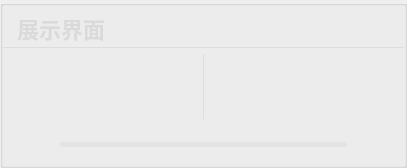
          <widget class="QGroupBox" name="groupBox_201">
           <property name="styleSheet">
            <string notr="true">#groupBox_201{
background-color: rgba(95, 95, 95, 200);
border: 0px solid #42adff;
border-left: 1px solid rgba(200, 200, 200,100);
border-right: 0px solid rgba(29, 83, 185, 255);
border-radius:0px;}</string>
           </property>
           <property name="title">
            <string/>
           </property>
           <layout class="QVBoxLayout" name="verticalLayout_4" stretch="0,1,0">
            <property name="leftMargin">
             <number>0</number>
            </property>
            <property name="topMargin">
             <number>0</number>
            </property>
            <property name="rightMargin">
             <number>0</number>
            </property>
            <property name="bottomMargin">
             <number>0</number>
            </property>
            <item>
             <widget class="QGroupBox" name="groupBox_3">
              <property name="minimumSize">
               <size>
                <width>0</width>
                <height>42</height>
               </size>
              </property>
              <property name="maximumSize">
               <size>
                <width>16777215</width>
                <height>42</height>
               </size>
              </property>
              <property name="styleSheet">
               <string notr="true">#groupBox_3{
border: 0px solid #42adff;
border-bottom: 1px solid rgba(200, 200, 200,100);
border-radius:0px;}</string>
              </property>
              <property name="title">
               <string/>
              </property>
              <layout class="QHBoxLayout" name="horizontalLayout_6">
               <property name="leftMargin">
                <number>11</number>
               </property>
               <property name="topMargin">
                <number>0</number>
               </property>
               <property name="rightMargin">
                <number>11</number>
               </property>
               <property name="bottomMargin">
                <number>0</number>
               </property>
               <item>
                <widget class="QLabel" name="label_6">
                 <property name="minimumSize">
                  <size>
                   <width>0</width>
                   <height>0</height>
                  </size>
                 </property>
                 <property name="maximumSize">
                  <size>
                   <width>16777215</width>
                   <height>40</height>
                  </size>
                 </property>
                 <property name="styleSheet">
                  <string notr="true">QLabel
{
	font-size: 22px;
	font-family: &quot;Microsoft YaHei&quot;;
	font-weight: bold;
 		border-radius:9px;
		background:rgba(66, 195, 255, 0);
color: rgb(218, 218, 218);
}
</string>
                 </property>
                 <property name="text">
                  <string>展示界面</string>
                 </property>
                </widget>
               </item>
               <item>
                <spacer name="horizontalSpacer_14">
                 <property name="orientation">
                  <enum>Qt::Horizontal</enum>
                 </property>
                 <property name="sizeHint" stdset="0">
                  <size>
                   <width>40</width>
                   <height>20</height>
                  </size>
                 </property>
                </spacer>
               </item>
               <item>
                <widget class="QLabel" name="fps_label">
                 <property name="minimumSize">
                  <size>
                   <width>100</width>
                   <height>40</height>
                  </size>
                 </property>
                 <property name="maximumSize">
                  <size>
                   <width>100</width>
                   <height>40</height>
                  </size>
                 </property>
                 <property name="styleSheet">
                  <string notr="true">QLabel
{
	font-size: 20px;
	font-family: &quot;Microsoft YaHei&quot;;
	font-weight: bold;
 		border-radius:9px;
		background:rgba(66, 195, 255, 0);
color: rgb(218, 218, 218);
}
</string>
                 </property>
                 <property name="text">
                  <string/>
                 </property>
                 <property name="alignment">
                  <set>Qt::AlignCenter</set>
                 </property>
                </widget>
               </item>
              </layout>
             </widget>
            </item>
            <item>
             <widget class="QSplitter" name="splitter">
              <property name="enabled">
               <bool>true</bool>
              </property>
              <property name="styleSheet">
               <string notr="true">#splitter::handle{background: 1px solid  rgba(200, 200, 200,100);}</string>
              </property>
              <property name="frameShape">
               <enum>QFrame::NoFrame</enum>
              </property>
              <property name="lineWidth">
               <number>10</number>
              </property>
              <property name="orientation">
               <enum>Qt::Horizontal</enum>
              </property>
              <property name="handleWidth">
               <number>1</number>
              </property>
              <widget class="Label_click_Mouse" name="raw_video">
               <property name="enabled">
                <bool>true</bool>
               </property>
               <property name="sizePolicy">
                <sizepolicy hsizetype="Ignored" vsizetype="Ignored">
                 <horstretch>0</horstretch>
                 <verstretch>0</verstretch>
                </sizepolicy>
               </property>
               <property name="minimumSize">
                <size>
                 <width>200</width>
                 <height>0</height>
                </size>
               </property>
               <property name="font">
                <font>
                 <family>微软雅黑</family>
                 <pointsize>36</pointsize>
                </font>
               </property>
               <property name="cursor">
                <cursorShape>ArrowCursor</cursorShape>
               </property>
               <property name="styleSheet">
                <string notr="true">color: rgb(218, 218, 218);
</string>
               </property>
               <property name="text">
                <string/>
               </property>
               <property name="scaledContents">
                <bool>false</bool>
               </property>
               <property name="alignment">
                <set>Qt::AlignCenter</set>
               </property>
              </widget>
              <widget class="Label_click_Mouse" name="out_video">
               <property name="enabled">
                <bool>true</bool>
               </property>
               <property name="sizePolicy">
                <sizepolicy hsizetype="Ignored" vsizetype="Ignored">
                 <horstretch>0</horstretch>
                 <verstretch>0</verstretch>
                </sizepolicy>
               </property>
               <property name="minimumSize">
                <size>
                 <width>200</width>
                 <height>0</height>
                </size>
               </property>
               <property name="font">
                <font>
                 <family>微软雅黑</family>
                 <pointsize>36</pointsize>
                </font>
               </property>
               <property name="cursor">
                <cursorShape>ArrowCursor</cursorShape>
               </property>
               <property name="styleSheet">
                <string notr="true">color: rgb(218, 218, 218);
</string>
               </property>
               <property name="text">
                <string/>
               </property>
               <property name="scaledContents">
                <bool>false</bool>
               </property>
               <property name="alignment">
                <set>Qt::AlignCenter</set>
               </property>
              </widget>
             </widget>
            </item>
            <item>
             <layout class="QHBoxLayout" name="horizontalLayout_12">
              <property name="leftMargin">
               <number>11</number>
              </property>
              <property name="rightMargin">
               <number>11</number>
              </property>
              <item>
               <widget class="QPushButton" name="runButton">
                <property name="minimumSize">
                 <size>
                  <width>40</width>
                  <height>40</height>
                 </size>
                </property>
                <property name="styleSheet">
                 <string notr="true">QPushButton {
border-style: solid;
border-width: 0px;
border-radius: 0px;
background-color: rgba(223, 223, 223, 0);
}
QPushButton::focus{outline: none;}
QPushButton::hover {
border-style: solid;
border-width: 0px;
border-radius: 0px;
background-color: rgba(223, 223, 223, 150);}</string>
                </property>
                <property name="text">
                 <string/>
                </property>
                <property name="icon">
                 <iconset resource="../apprcc.qrc">
                  <normaloff>:/img/icon/运行.png</normaloff>
                  <normalon>:/img/icon/暂停.png</normalon>
                  <disabledoff>:/img/icon/运行.png</disabledoff>
                  <disabledon>:/img/icon/暂停.png</disabledon>
                  <activeoff>:/img/icon/运行.png</activeoff>
                  <activeon>:/img/icon/暂停.png</activeon>
                  <selectedoff>:/img/icon/运行.png</selectedoff>
                  <selectedon>:/img/icon/暂停.png</selectedon>:/img/icon/运行.png</iconset>
                </property>
                <property name="iconSize">
                 <size>
                  <width>30</width>
                  <height>30</height>
                 </size>
                </property>
                <property name="checkable">
                 <bool>true</bool>
                </property>
               </widget>
              </item>
              <item>
               <widget class="QProgressBar" name="progressBar">
                <property name="maximumSize">
                 <size>
                  <width>16777215</width>
                  <height>5</height>
                 </size>
                </property>
                <property name="styleSheet">
                 <string notr="true">QProgressBar{ color: rgb(255, 255, 255); font:12pt; border-radius:2px; text-align:center; border:none; background-color: rgba(215, 215, 215,100);} 
QProgressBar:chunk{ border-radius:0px; background: rgba(55, 55, 55, 200);}</string>
                </property>
                <property name="maximum">
                 <number>1000</number>
                </property>
                <property name="value">
                 <number>0</number>
                </property>
                <property name="textVisible">
                 <bool>false</bool>
                </property>
               </widget>
              </item>
              <item>
               <widget class="QPushButton" name="stopButton">
                <property name="minimumSize">
                 <size>
                  <width>40</width>
                  <height>40</height>
                 </size>
                </property>
                <property name="styleSheet">
                 <string notr="true">QPushButton {
border-style: solid;
border-width: 0px;
border-radius: 0px;
background-color: rgba(223, 223, 223, 0);
}
QPushButton::focus{outline: none;}
QPushButton::hover {
border-style: solid;
border-width: 0px;
border-radius: 0px;
background-color: rgba(223, 223, 223, 150);}</string>
                </property>
                <property name="text">
                 <string/>
                </property>
                <property name="icon">
                 <iconset resource="../apprcc.qrc">
                  <normaloff>:/img/icon/终止.png</normaloff>:/img/icon/终止.png</iconset>
                </property>
                <property name="iconSize">
                 <size>
                  <width>30</width>
                  <height>30</height>
                 </size>
                </property>
               </widget>
              </item>
             </layout>
            </item>
           </layout>
          </widget>
